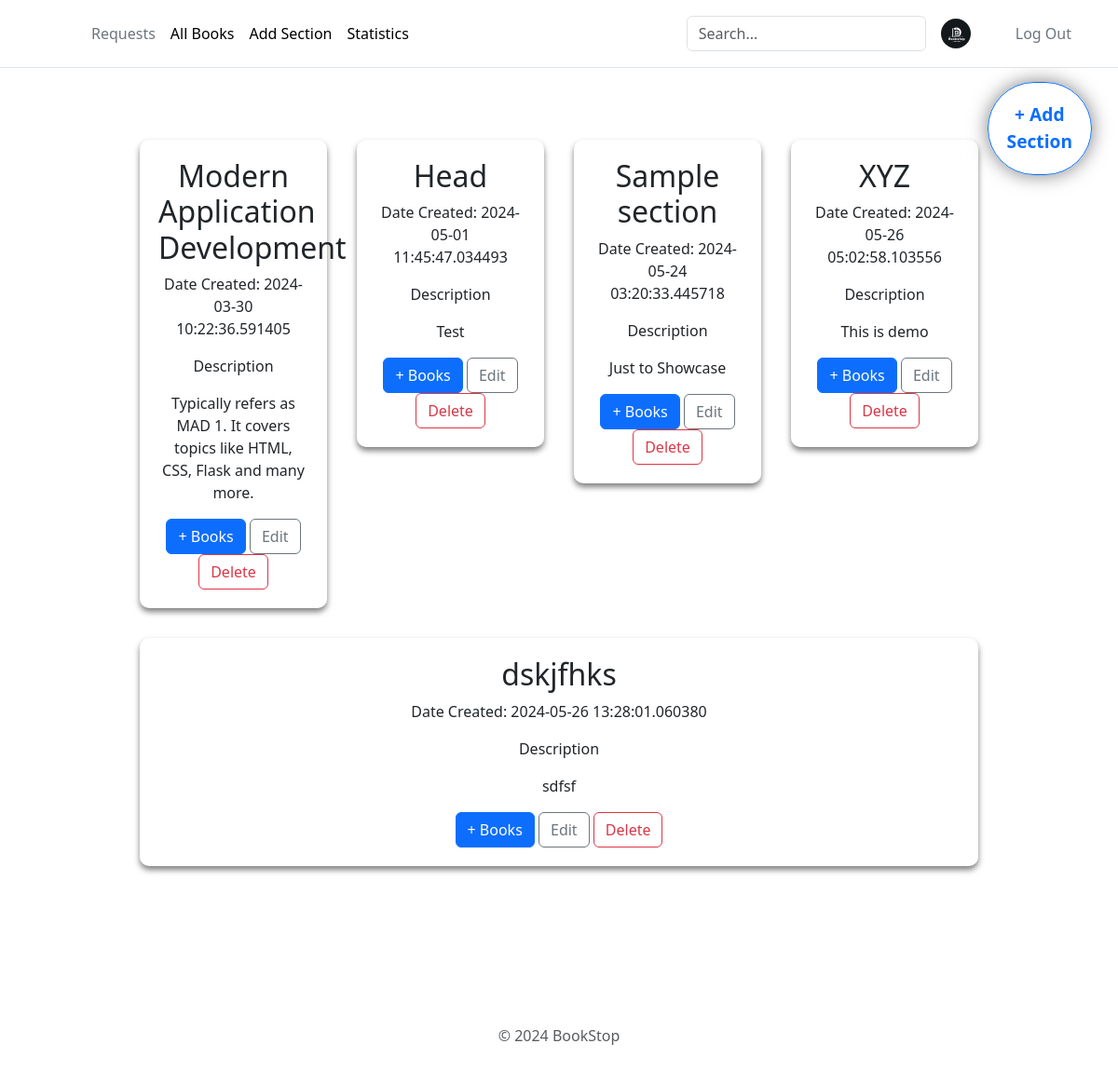
Before: /add-section (signed in) with the older database file.
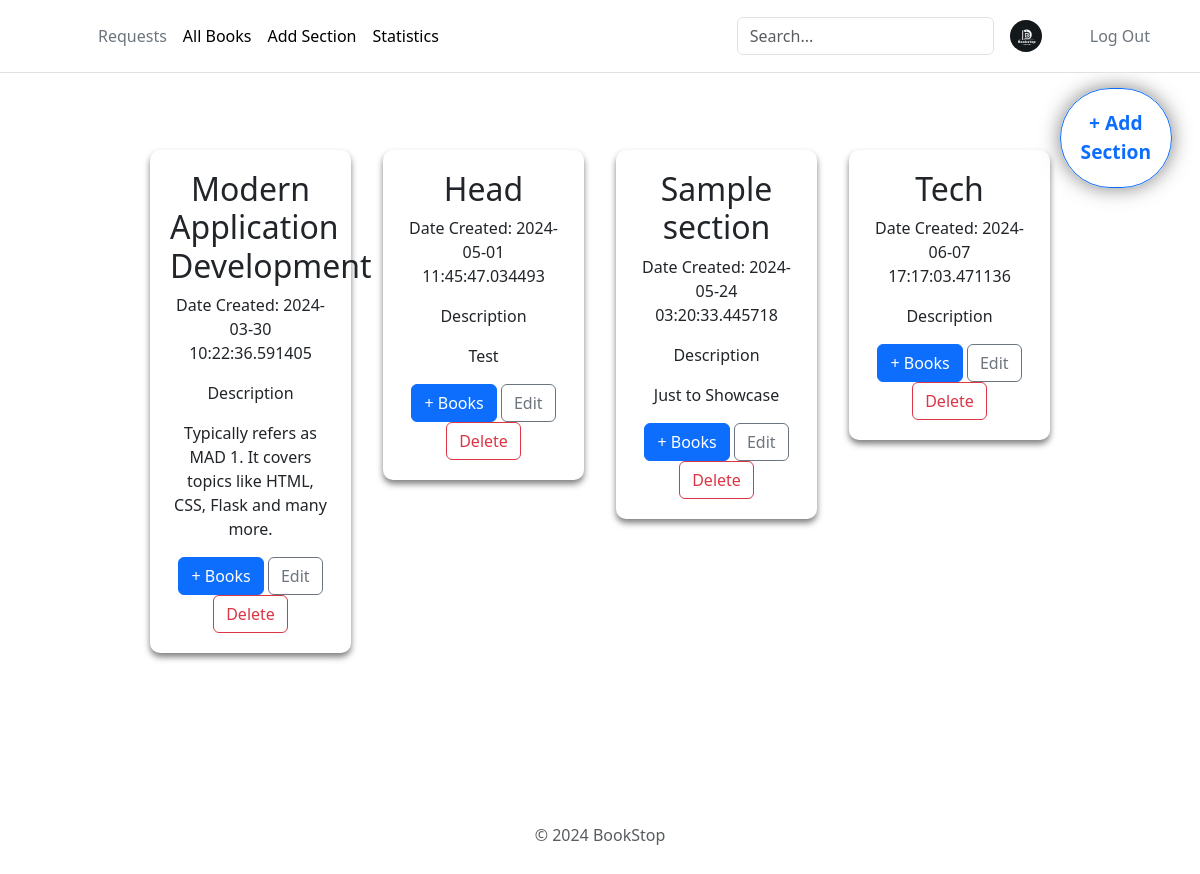
After: the same page with the newer database file.
### app.py (models this page shows)
class Section(db.Model):
    __tablename__ = 'section'
    SectionId = db.Column(db.Integer, autoincrement=True, primary_key=True)
    Title = db.Column(db.String(50), nullable=False)
    CreatedDate = db.Column(db.DateTime, nullable=False, default=datetime.datetime.utcnow)
    Description = db.Column(db.Text, nullable=False)
    ImageLink = db.Column(db.String(255))

### app.py (the view)
@app.route("/add-section", methods = ["GET","POST"])
def addSection():
    if 'admin_id' not in session:
        return redirect(url_for('librarianLogin'))
    if request.method == 'POST':
        data = request.form.to_dict()
        section = Section(Title=data['section'], Description=data['text'])
        db.session.add(section)
        db.session.commit()
        section = Section.query.all()
        return render_template("add-section.html", section = section)
    else:
        section = Section.query.all()
        return render_template("add-section.html", section = section)

### app/templates/add-section.html (shortened to what this page needs)
<!DOCTYPE html>
<html lang="en">
  <head>
    <link rel="stylesheet" href="/static/add-section.css" />
    {% include 'bootstrap.html' %}
  </head>
  <body>
    <div>
      {% include 'headerAdmin.html' %}
      <div>
        <button type="button" id="addSection" class="btn btn-outline-primary">
          + Add<br />Section
        </button>
        <div class="main-container">
          {% for sec in section %}
          <div class="section-container" id="{{ sec.SectionId }}">
            <h2>{{ sec.Title }}</h2>
            <p>Date Created: {{ sec.CreatedDate }}</p>
            <div>
              <p>Description</p>
              <p>{{ sec.Description }}</p>
            </div>
            <button
              type="button"
              id="addBook{{ sec.SectionId }}"
              class="btn btn-primary"
            >
              + Books
            </button>
            <button
              type="button"
              id="editSection{{sec.SectionId}}"
              class="btn btn-outline-secondary"
            >
              Edit
            </button>
            <form
              action="{{ url_for('deleteSection', sectionId=sec.SectionId) }}"
              method="post"
              style="display: inline"
            >
              <button type="submit" class="btn btn-outline-danger">
                Delete
              </button>
            </form>
          </div>
          %}{% endfor %}
        </div>
      </div>
      {% include 'footer.html' %}
    </div>
  </body>
</html>

Changed rows visible on the page:
removed Section: Title "XYZ", CreatedDate "2024-05-26 05:02:58.103556", Description "This is demo"
removed Section: Title "dskjfhks", CreatedDate "2024-05-26 13:28:01.060380", Description "sdfsf"
added Section: Title "Tech", CreatedDate "2024-06-07 17:17:03.471136"
